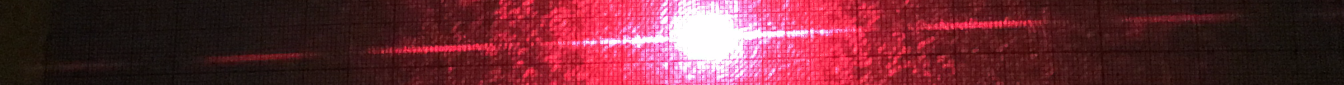
#> input picture scripts/raw-data/wires/38.png, 4032 x 254 px (shown at 1/3 size); its folder holds 4 pictures in this run
$ jupyter execute --allow-errors pattern.ipynb
#> lines starting #> are read from the running program, lines starting #| are printed output that depends on the picture
#> further down, im is the input picture: shape (254, 4032, 3); mean B, G, R 53.7, 43.4, 106.8
### scripts/extract.py
import numpy as np
from tqdm import trange
from typing import List, Tuple


# [35 lines left out: function main_axis, not called in this run]


def pattern(im: np.ndarray, axis: Tuple[int, int]) -> List[int]:
    """Get the diffraction pattern as an 1D array.

    :param im: The image containing the diffraction pattern.
    :param axis: The equation (m, k where y = m * x + k) of the main axis of the diffraction pattern.
    :return: 1D array containing the intensity along the main axis of the diffraction pattern.
    """
#> called with axis = (-0.0432, 203)
    diffraction = []
    for x in range(im.shape[1]):
        y = int(round(axis[0] * x + axis[1]))
        diffraction.append(im[y, x, 2])
#> after the loop, diffraction = 4032 values, max 255 at index 1212, min 15 at index 458, mean 143.6
#> `plt.show()`:
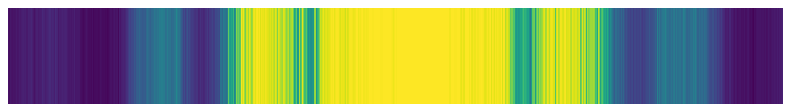
#> figure drawn by matplotlib, 1 panel
    return diffraction

### scripts/pattern.ipynb
[cell 1]
import cv2
from extract import *
import matplotlib.pyplot as plt

[cell 2]
plt.rcParams['figure.figsize'] = 15, 6

#> (a cell that did not finish here is left out)

[cell 4]
from scipy.signal import argrelextrema, savgol_filter

#> (a cell that did not finish here is left out)

#> `xs = 0.0709 * np.arange(len(diffraction))`: xs = 4032 values from 0 to 285.8
#> `yhat = savgol_filter(diffraction, 203, 3)`: yhat = 4032 values, max 255.3 at index 2103, min 21.55 at index 457, mean 143.6
#> `minima, = argrelextrema(yhat, np.less)`: minima = 155 values from 111 to 3928
#> `min_ = minima[1:][np.diff(minima) * 0.0709 > 10]`: min_ = [445, 776, 992, 1282, 1556, 2692, 3271, 3478, 3811]
#| [ 445  776  992 1282 1556 2692 3271 3478 3811]
#> the loop `for m in min_[:-1]:` made 8 passes
#> m on passes 1 to 8: 445, 776, 992, 1282, 1556, 2692, 3271, 3478
#> `plt.show()`:
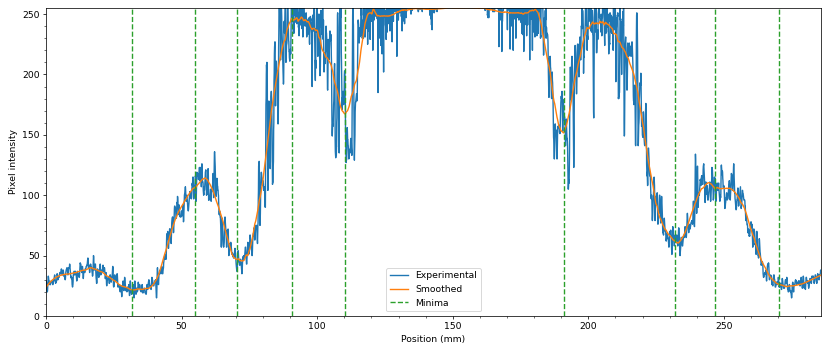
#> figure drawn by matplotlib, 1 panel; curve peaks at x = 85.93, y = 255; curve peaks at x = 149.1, y = 255.3
    xs = 0.0709 * np.arange(len(diffraction))
    yhat = savgol_filter(diffraction, 203, 3)
    minima, = argrelextrema(yhat, np.less)
    min_ = minima[1:][np.diff(minima) * 0.0709 > 10]
    print(min_)
    plt.plot(xs, diffraction, label='Experimental')
    plt.plot(xs, yhat, label='Smoothed')

    for m in min_[:-1]:
        plt.axvline(m * 0.0709, color='C2', linestyle='--')
    plt.axvline(min_[-1] * 0.0709, color='C2', linestyle='--', label='Minima')


    plt.ylabel("Pixel intensity")
    plt.xlabel("Position (mm)")

    plt.xlim(min(xs), max(xs))
    plt.ylim(0, 255)

    plt.legend()

    plt.minorticks_on()
#     plt.grid()
    if f == 100:
        plt.savefig('processed-data/intensity.png', dpi=160, bbox_inches='tight')
    plt.show()

[cell 6]
ds = [
    [(445, 992), (992, 1556), (2692, 3271), (3271, 3811)],
    [(858, 1255), (2952, 3391)],
    [(741, 1021), (1021, 1298), (2990, 3267), (3267, 3565), (3565, 3871)],
    [(601, 810), (810, 1035), (1035, 1243), (1243, 1453), (3035, 3276), (3276, 3505), (3505, 3756), (3756, 3989)],
    [(831, 1017), (1017, 1182), (1182, 1373), (1373, 1570), (2705, 2899), (2899, 3099), (3099, 3281), (3281, 3477)],
    [(1378, 1521), (3840, 4003)],
]

avgs = [sum(map(lambda a: a[1] - a[0], d)) / len(d) * 0.0709 for d in ds]
avgs

[cell 7]
[list(map(lambda a: a[1] - a[0], d)) for d in ds]

[cell 8]
stds = [np.std(np.array(list(map(lambda a: a[1] - a[0], d))) * 0.0709) for d in ds]
stds

[cell 9]
ds = [38, 50, 76, 100, 120, 150]

[cell 10]
for d, (av, std) in zip(ds, zip(avgs, stds)):
    print(fr"\num{{ {d} }} & \num{{ {av:.1f} ({std * 10:.0f}) }} \\ \hline")
